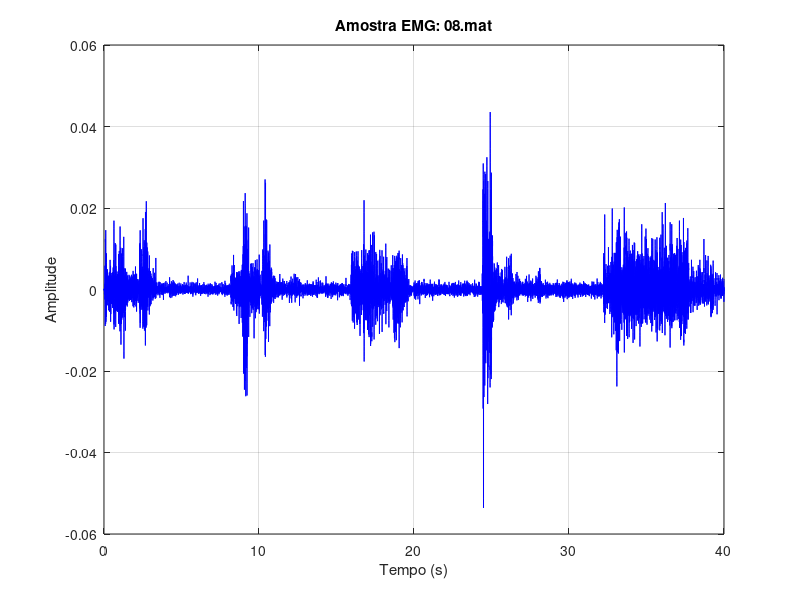

This figure's MATLAB source:
% Carregar o arquivo .mat
load('08.mat');  % Substitua pelo nome correto do seu arquivo

% Definir parâmetros
fs = 2000;  % Frequência de amostragem (Hz)
tempo = (0:length(tmp)-1) / fs;  % Criar vetor de tempo correspondente ao sinal

% Plotar o sinal EMG
figure;
plot(tempo, tmp, 'b');  % Plotar o sinal em azul
grid on;  % Ativar o grid
title('Amostra EMG: 08.mat');  % Título do gráfico
xlabel('Tempo (s)');  % Rótulo do eixo X
ylabel('Amplitude');  % Rótulo do eixo Y

% Salvar o gráfico como JPG
saveas(gcf, 'sinal_EMG_08.jpg');  % Salva a figura no formato JPG
